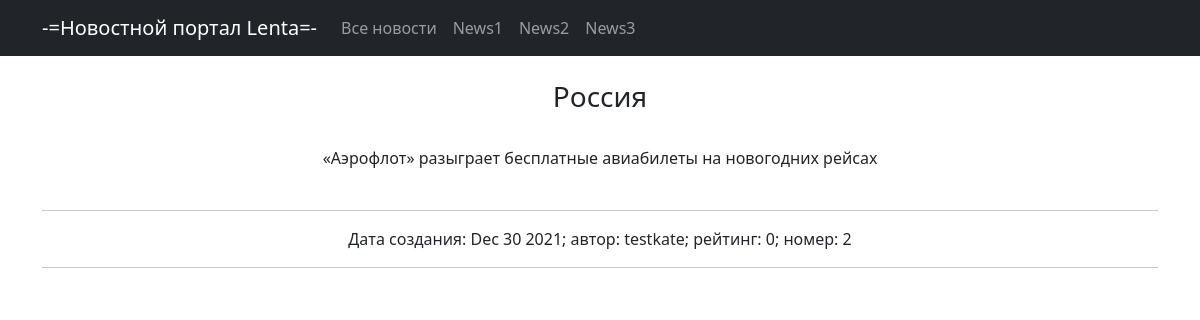
The page /news/2 on the database its author committed.
### news/models.py (models this page shows, shortened)
class Post(models.Model):
    author = models.ForeignKey(Author, on_delete=models.CASCADE)
    NEWS = 'NW'
    ARTICLE = 'AR'
    CATEGORY_CHOICES = (
        (NEWS, 'Новость'),
        (ARTICLE, 'Статья'),
    )
    categoryType = models.CharField(max_length=2, choices=CATEGORY_CHOICES, default=ARTICLE)
    dateCreation = models.DateTimeField(auto_now_add=True)
    postCategory = models.ManyToManyField(Category, through='PostCategory')
    title = models.CharField(max_length=128)
    text = models.TextField()
    rating = models.SmallIntegerField(default=0)
    def __str__(self):
        return f'{self.title}'

class Author(models.Model):
    authorUser = models.OneToOneField(User, on_delete=models.CASCADE)
    ratingAuthor = models.SmallIntegerField(default=0)
    def __str__(self):
        return f'{self.authorUser}'

### news/views.py (the view)
# urls.py: path('<int:pk>', PostsDetail.as_view()),  # pk — это первичный ключ товара
class PostsDetail(DetailView):
    model = Post  # модель всё та же, но мы хотим получать детали конкретно отдельного товара
    template_name = 'post.html'  # название шаблона будет product.html
    context_object_name = 'post'  # название объекта

### news/templatetags/custom_filters.py (called while the page is built)
@register.filter(name='Censor')
def Censor(value, arg):
    value = value.replace("чувак", "ПАРЕНЬ")
    value = value.replace("шпора", "ШПАРГАЛКА")
    value = value.replace("офигенно", "ЗДОРОВО")
    return value

### news/templates/post.html (shortened to what this page needs)
{% extends 'flatpages/default.html' %}
{% load custom_filters %}
{% block content %}
<br>
<h3>{{ post }}</h3>
<br>
{{ post.text | Censor:"" }}
<br>
<br>
<hr>
Дата создания: {{ post.dateCreation | date:'M d Y' }}; автор: {{ post.author }}; рейтинг: {{ post.rating }}; номер: {{ post.id }}
<br>
<hr>
{% endblock content %}

### rows shown on the page
Post: title "Россия", text|Censor "«Аэрофлот» разыграет бесплатные авиабилеты на новогодних рейсах", dateCreation "Dec 30 2021", author "testkate", rating "0", id "2"
